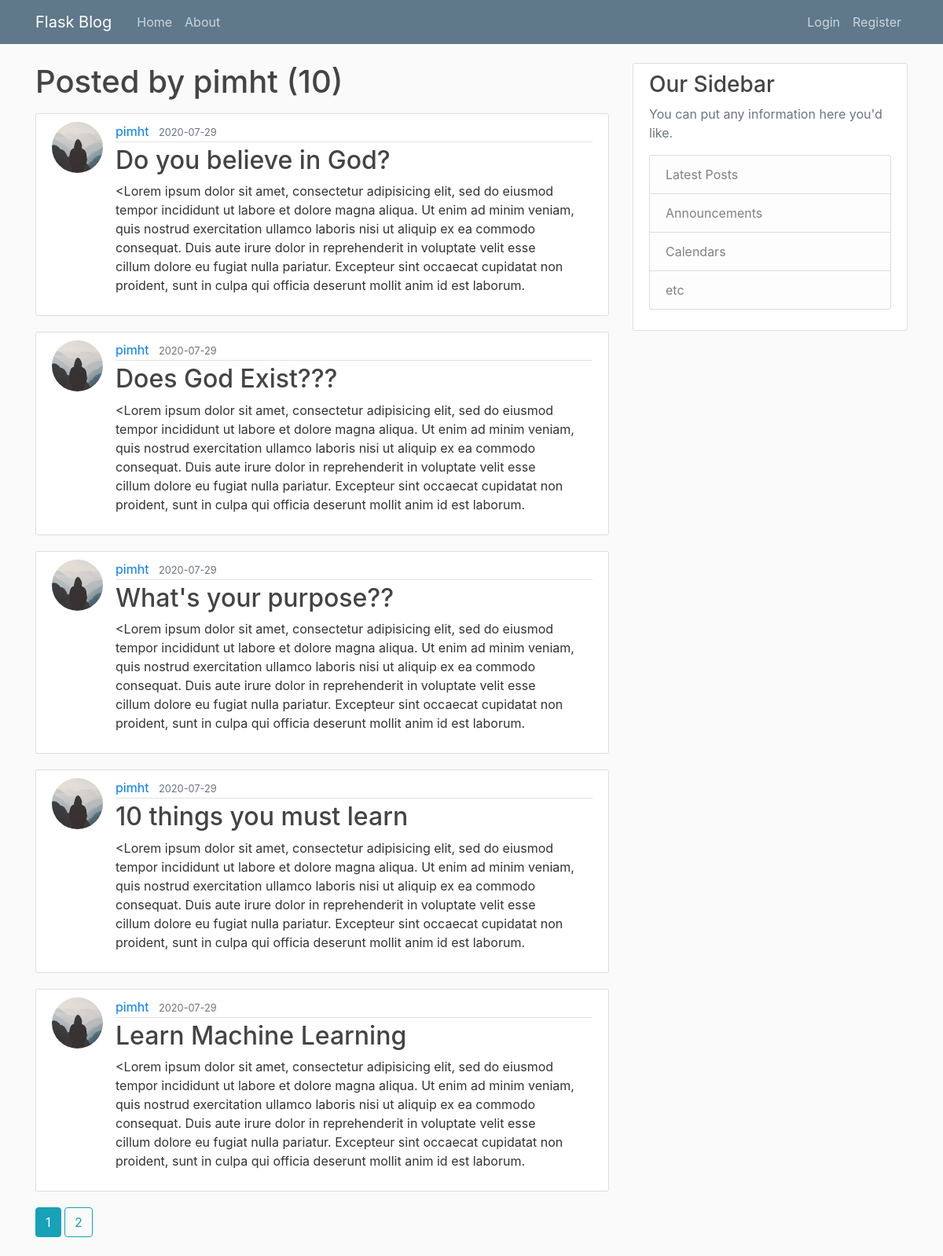
/user/pimht, run on the app's committed database.
### flaskblog/models.py (models this page shows, shortened)
class User(db.Model, UserMixin):
	id = db.Column(db.Integer, primary_key = True)
	username = db.Column(db.String(20), unique = True, nullable = False)
	email = db.Column(db.String(120), unique = True, nullable = False)
	image_file = db.Column(db.String(20), nullable = False, default = 'default.jpg')
	password = db.Column(db.String(60), nullable = False)
	posts = db.relationship('Post', backref = 'author', lazy = True)

class Post(db.Model):
	id = db.Column(db.Integer, primary_key = True)
	title = db.Column(db.String(200), nullable = False)
	date_posted = db.Column(db.DateTime, nullable = False, default = datetime.utcnow)
	content = db.Column(db.Text, nullable = False)
	user_id = db.Column(db.Integer, db.ForeignKey('user.id'), nullable = False)

### flaskblog/users/routes.py (the view)
@users.route('/user/<string:username>')
def user_posts(username):
	page = request.args.get('page', 1, type = int)
	user = User.query.filter_by(username=username).first_or_404()
	posts = Post.query.filter_by(author = user).order_by(Post.date_posted.desc()).paginate(page = page, per_page = 5)
	return render_template('user_post.html', posts = posts, user = user)

### flaskblog/templates/user_post.html
{% extends 'layout.html' %}
{% block content %}
	<h1 class="mb-3">Posted by {{ user.username}} ({{ posts.total}})</h1>
	{% for post in posts.items %}
		<article class="media content-section">
			<img class="rounded-circle article-img" src="{{ url_for('static', filename = 'profile_pics/' + post.author.image_file) }}">
		  <div class="media-body">
		    <div class="article-metadata">
		      <a class="mr-2" href="{{ url_for('users.user_posts', username=post.author.username) }}">{{ post.author.username }}</a>
		      <small class="text-muted">{{ post.date_posted.strftime('%Y-%m-%d') }}</small>
		    </div>
		    <h2><a class="article-title" href="{{ url_for('posts.post', post_id = post.id) }}">{{ post.title }}</a></h2>
		    <p class="article-content">{{ post.content }}</p>
		  </div>
		</article>
	{% endfor %}
	{% for page_num in posts.iter_pages(left_edge = 1, right_edge = 1, left_current = 1, right_current = 2) %}
		{% if page_num %}
			{% if posts.page == page_num %}
				<a class = 'btn btn-info mb-4' href="{{ url_for('users.user_posts', username = user.username, page = page_num) }}">{{ page_num }}</a>
			{% else %}
				<a class = 'btn btn-outline-info mb-4' href="{{ url_for('users.user_posts', username = user.username, page = page_num) }}">{{ page_num }}</a>
			{% endif %}
		{% else%}
			...
		{% endif %}
	{% endfor %}
{% endblock %}

### flaskblog/static/main.css (style rules this page uses)
body { background: #fafafa; color: #333333; margin-top: 5rem; }
h1, h2, h3, h4, h5, h6 { color: #444444; }
.content-section { background: #ffffff; padding: 10px 20px; border: 1px solid #dddddd; border-radius: 3px; margin-bottom: 20px; }
.article-title { color: #444444; }
.article-content { white-space: pre-line; }
.article-img { height: 65px; width: 65px; margin-right: 16px; }
.article-metadata { padding-bottom: 1px; margin-bottom: 4px; border-bottom: 1px solid #e3e3e3 }

### data on the page
User: username "pimht"
Post: image_file (placeholder picture), author.username "pimht", date_posted "2020-07-29", title "Do you believe in God?", content "<Lorem ipsum dolor sit amet, consectetur adipisicing elit, sed do eiusmod tempor incididunt ut labore et dolore magna aliqua. Ut enim ad minim veniam, quis nostrud exercitation ullamco laboris nisi ut aliquip ex ea commodo consequat. Duis aute irure dolor in reprehenderit in voluptate velit esse cillum dolore eu fugiat nulla pariatur. Excepteur sint occaecat cupidatat non proident, sunt in culpa qui officia deserunt mollit anim id est laborum."
Post: image_file (placeholder picture), author.username "pimht", date_posted "2020-07-29", title "Does God Exist???", content "<Lorem ipsum dolor sit amet, consectetur adipisicing elit, sed do eiusmod tempor incididunt ut labore et dolore magna aliqua. Ut enim ad minim veniam, quis nostrud exercitation ullamco laboris nisi ut aliquip ex ea commodo consequat. Duis aute irure dolor in reprehenderit in voluptate velit esse cillum dolore eu fugiat nulla pariatur. Excepteur sint occaecat cupidatat non proident, sunt in culpa qui officia deserunt mollit anim id est laborum."
Post: image_file (placeholder picture), author.username "pimht", date_posted "2020-07-29", title "What's your purpose??", content "<Lorem ipsum dolor sit amet, consectetur adipisicing elit, sed do eiusmod tempor incididunt ut labore et dolore magna aliqua. Ut enim ad minim veniam, quis nostrud exercitation ullamco laboris nisi ut aliquip ex ea commodo consequat. Duis aute irure dolor in reprehenderit in voluptate velit esse cillum dolore eu fugiat nulla pariatur. Excepteur sint occaecat cupidatat non proident, sunt in culpa qui officia deserunt mollit anim id est laborum."
Post: image_file (placeholder picture), author.username "pimht", date_posted "2020-07-29", title "10 things you must learn", content "<Lorem ipsum dolor sit amet, consectetur adipisicing elit, sed do eiusmod tempor incididunt ut labore et dolore magna aliqua. Ut enim ad minim veniam, quis nostrud exercitation ullamco laboris nisi ut aliquip ex ea commodo consequat. Duis aute irure dolor in reprehenderit in voluptate velit esse cillum dolore eu fugiat nulla pariatur. Excepteur sint occaecat cupidatat non proident, sunt in culpa qui officia deserunt mollit anim id est laborum."
Post: image_file (placeholder picture), author.username "pimht", date_posted "2020-07-29", title "Learn Machine Learning", content "<Lorem ipsum dolor sit amet, consectetur adipisicing elit, sed do eiusmod tempor incididunt ut labore et dolore magna aliqua. Ut enim ad minim veniam, quis nostrud exercitation ullamco laboris nisi ut aliquip ex ea commodo consequat. Duis aute irure dolor in reprehenderit in voluptate velit esse cillum dolore eu fugiat nulla pariatur. Excepteur sint occaecat cupidatat non proident, sunt in culpa qui officia deserunt mollit anim id est laborum."

### other printed values
{{ posts.total }} "10"
{{ page_num }} "1"
{{ page_num }} "2"
